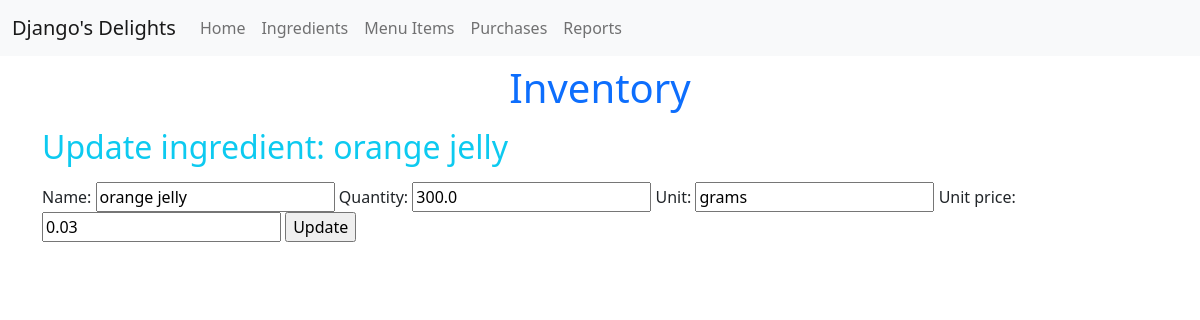
The app's page /ingredient/2, older data.
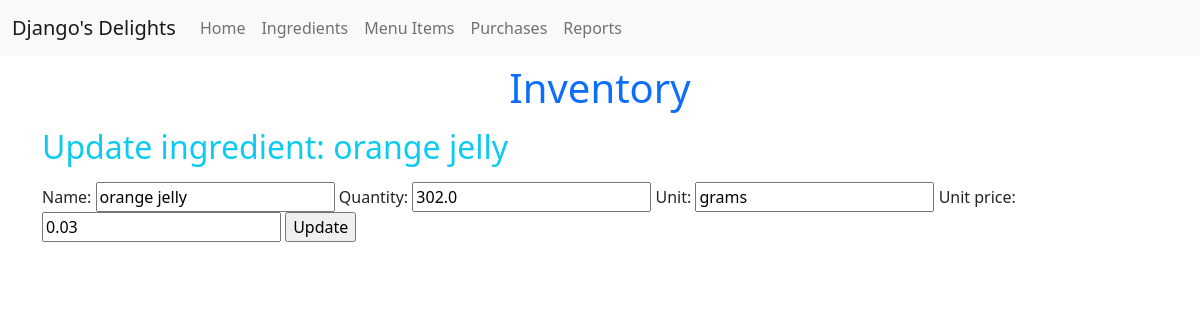
The same page, newer data.
### inventory/models.py (models this page shows, shortened)
class Ingredient(models.Model):
    name = models.CharField(max_length=200, unique=True)
    quantity = models.FloatField(default=0)
    unit = models.CharField(max_length=50)
    unit_price = models.FloatField(default=0)

### inventory/views.py (the view)
# urls.py: path("ingredient/<pk>", views.IngredientUpdate.as_view(), name="ingredientupdate"),
class IngredientUpdate(UpdateView):
   model = Ingredient
   template_name = "inventory/ingredient/ingredient_update.html"
   form_class = IngredientForm

### inventory/forms.py
class IngredientForm(forms.ModelForm):
    class Meta:
        model = Ingredient
        fields = "__all__"

### inventory/templates/inventory/ingredient/ingredient_update.html (shortened to what this page needs)
{% extends "base.html" %}
{% load static %}
{% block content %}
<h1 class="text-primary text-center my-2">Inventory</h1>
<div class="container">
    <h2 class="text-info my-3">Update ingredient: {{ingredient.name}}</h2>
    <form method="post" class="flex-form">
        {{ form }}
        <input type="submit" value="Update" />
    </form>
</div>
{% endblock %}

Row changes from the older to the newer data that the page shows:
changed Ingredient "orange jelly": quantity "300.0" → "302.0"
